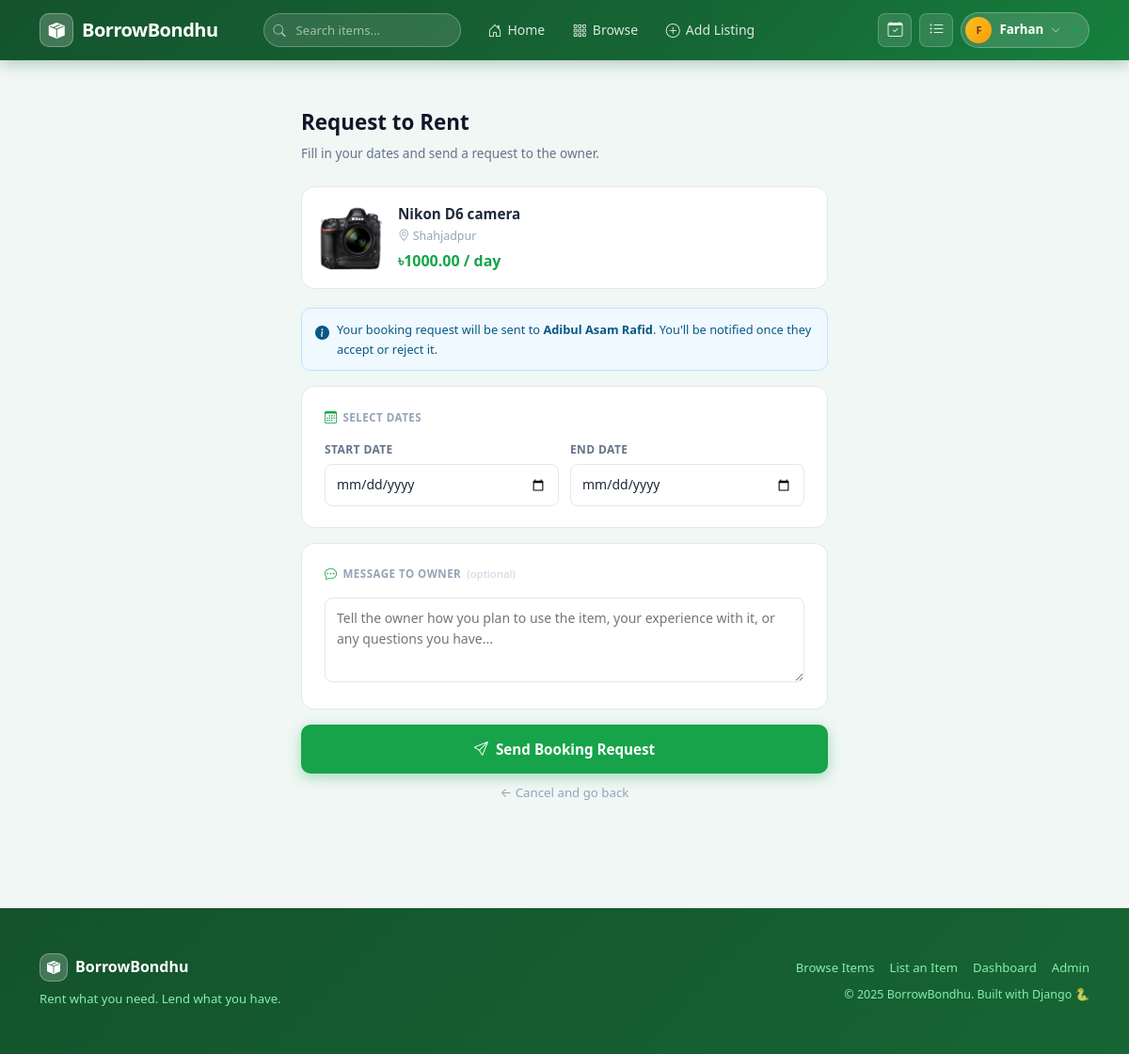
The page /bookings/book/3/ (signed in) on the database its author committed.
### listings/models.py (models this page shows, shortened)
class Listing(models.Model):
    CATEGORY_CHOICES = [
        ('cameras', 'Cameras & Photography'),
        ('electronics', 'Electronics'),
        ('tools', 'Tools & Equipment'),
        ('events', 'Event Equipment'),
        ('sports', 'Sports & Outdoors'),
        ('other', 'Other'),
    ]
    owner = models.ForeignKey(User, on_delete=models.CASCADE, related_name='listings')
    title = models.CharField(max_length=200)
    description = models.TextField()
    category = models.CharField(max_length=50, choices=CATEGORY_CHOICES)
    price_per_day = models.DecimalField(max_digits=10, decimal_places=2)
    location = models.CharField(max_length=200)
    image = models.ImageField(upload_to='listings/', blank=True, null=True)
    is_available = models.BooleanField(default=True)
    approved = models.BooleanField(default=False)
    created_at = models.DateTimeField(auto_now_add=True)

### bookings/views.py (the view)
# urls.py: path('book/<int:listing_pk>/', views.booking_create, name='booking_create'),
@login_required
def booking_create(request, listing_pk):
    listing = get_object_or_404(Listing, pk=listing_pk, approved=True)
    if listing.owner == request.user:
        messages.error(request, 'You cannot book your own listing.')
        return redirect('listing_detail', pk=listing_pk)
    already_requested = Booking.objects.filter(
        listing=listing,
        renter=request.user,
        status='pending'
    ).exists()
    if already_requested:
        messages.warning(request, 'You already have a pending request for this item. Wait for the owner to respond.')
        return redirect('listing_detail', pk=listing_pk)
    if request.method == 'POST':
        form = BookingForm(request.POST)
        if form.is_valid():
            start = form.cleaned_data['start_date']
            end   = form.cleaned_data['end_date']
            if end <= start:
                messages.error(request, 'End date must be after start date.')
                return render(request, 'bookings/booking_form.html', {
                    'form': form, 'listing': listing
                })
            conflict = Booking.objects.filter(
                listing=listing,
                status='accepted',
                start_date__lt=end,
                end_date__gt=start
            ).exists()
            if conflict:
                messages.error(request, 'These dates overlap with an existing booking. Please choose different dates.')
                return render(request, 'bookings/booking_form.html', {
                    'form': form, 'listing': listing
                })
            from django.utils import timezone
            if start < timezone.now().date():
                messages.error(request, 'Start date cannot be in the past.')
                return render(request, 'bookings/booking_form.html', {
                    'form': form, 'listing': listing
                })
            booking = form.save(commit=False)
            booking.renter  = request.user
            booking.listing = listing
            booking.status  = 'pending'
            booking.save()
            messages.success(request, f'Booking request sent to {listing.owner.get_full_name() or listing.owner.username}! Wait for their response.')
            return redirect('my_bookings')
    else:
        form = BookingForm()
    return render(request, 'bookings/booking_form.html', {
        'form': form, 'listing': listing
    })

### bookings/forms.py
class BookingForm(forms.ModelForm):
    class Meta:
        model = Booking
        fields = ['start_date', 'end_date', 'message']
        widgets = {
            'start_date': forms.DateInput(attrs={'type': 'date'}),
            'end_date': forms.DateInput(attrs={'type': 'date'}),
            'message': forms.Textarea(attrs={'rows': 3}),
        }

### templates/bookings/booking_form.html (shortened to what this page needs)
{% extends 'base.html' %}
{% block content %}
<div class="container booking-page">
  <div class="booking-wrap">
    <div class="page-title">Request to Rent</div>
    <div class="page-sub">Fill in your dates and send a request to the owner.</div>
    <div class="item-summary">
      {% if listing.image %}
        <img src="{{ listing.image.url }}" alt="{{ listing.title }}">
      {% else %}
        <div class="no-img">📦</div>
      {% endif %}
      <div>
        <div class="item-title">{{ listing.title }}</div>
        <div class="item-location"><i class="bi bi-geo-alt"></i> {{ listing.location }}</div>
        <div class="item-price">৳{{ listing.price_per_day }} / day</div>
      </div>
    </div>
    <div class="info-note">
      <i class="bi bi-info-circle-fill"></i>
      <span>Your booking request will be sent to <strong>{{ listing.owner.get_full_name|default:listing.owner.username }}</strong>. You'll be notified once they accept or reject it.</span>
    </div>
    <form method="post" id="bookingForm">
      <div class="form-card">
        <div class="card-section-title">
          <i class="bi bi-calendar3"></i> Select Dates
        </div>
        <div class="date-row">
          <div>
            <label class="field-label">Start Date</label>
            <input type="date" name="start_date" id="start_date" required>
          </div>
          <div>
            <label class="field-label">End Date</label>
            <input type="date" name="end_date" id="end_date" required>
          </div>
        </div>
      </div>
      <div class="form-card">
        <div class="card-section-title">
          <i class="bi bi-chat-dots"></i> Message to Owner
          <span style="font-weight:400; color:#cbd5e1; text-transform:none; letter-spacing:0;">(optional)</span>
        </div>
        <textarea name="message" placeholder="Tell the owner how you plan to use the item, your experience with it, or any questions you have..."></textarea>
      </div>
      <button type="submit" class="btn-submit" id="submitBtn">
        <i class="bi bi-send"></i> Send Booking Request
      </button>
      <a href="{% url 'listing_detail' listing.pk %}" class="btn-cancel">
        ← Cancel and go back
      </a>
    </form>
  </div>
</div>
{% endblock %}

### templates/base.html (shortened to what this page needs)
<!DOCTYPE html>
<html lang="en">
<head>
  <link href="https://cdn.jsdelivr.net/npm/bootstrap@5.3.0/dist/css/bootstrap.min.css" rel="stylesheet">
  <link href="https://cdn.jsdelivr.net/npm/bootstrap-icons@1.11.0/font/bootstrap-icons.css" rel="stylesheet">
</head>
<body>
<nav class="navbar navbar-expand-lg">
  <div class="container" style="gap:16px;">
    <a class="navbar-brand" href="{% url 'home' %}">
      <div class="brand-icon"><i class="bi bi-box-seam-fill"></i></div>
      BorrowBondhu
    </a>
    <div class="collapse navbar-collapse" id="navbarNav">
      <form class="navbar-search mx-3" method="get" action="{% url 'listing_list' %}">
        <i class="bi bi-search search-icon"></i>
        <input type="text" name="q" placeholder="Search items..." autocomplete="off">
      </form>
      <ul class="navbar-nav me-auto align-items-lg-center gap-1">
        <li class="nav-item">
          <a class="nav-link" href="{% url 'home' %}"><i class="bi bi-house-door"></i> Home</a>
        </li>
        <li class="nav-item">
          <a class="nav-link" href="{% url 'listing_list' %}"><i class="bi bi-grid-3x3-gap"></i> Browse</a>
        </li>
        {% if user.is_authenticated %}
        <li class="nav-item">
          <a class="nav-link" href="{% url 'listing_create' %}"><i class="bi bi-plus-circle"></i> Add Listing</a>
        </li>
        {% endif %}
      </ul>
      <ul class="navbar-nav align-items-lg-center gap-2">
        {% if user.is_authenticated %}
        <li class="nav-item">
          <a href="{% url 'my_bookings' %}" class="nav-icon-btn" title="My Bookings">
            <i class="bi bi-calendar-check"></i>
          </a>
        </li>
        <li class="nav-item">
          <a href="{% url 'my_listings' %}" class="nav-icon-btn" title="My Listings">
            <i class="bi bi-list-ul"></i>
          </a>
        </li>
        <li class="nav-item dropdown">
          <a href="#" class="user-avatar-btn dropdown-toggle" data-bs-toggle="dropdown">
            <div class="user-avatar">
              {% if user.first_name %}{{ user.first_name|first|upper }}{% else %}{{ user.username|first|upper }}{% endif %}
            </div>
            <span class="user-avatar-name">{{ user.first_name|default:user.username }}</span>
            <i class="bi bi-chevron-down" style="font-size:10px;color:rgba(255,255,255,0.7);"></i>
          </a>
        </li>
        {% endif %}
      </ul>
    </div>
  </div>
</nav>
{% block content %}{% endblock %}
<footer class="mt-5 py-5">
  <div class="container">
    <div class="row align-items-center">
      <div class="col-md-6 mb-3 mb-md-0">
        <div class="d-flex align-items-center gap-2 mb-2">
          <div class="brand-icon" style="width:30px;height:30px;font-size:14px;">
            <i class="bi bi-box-seam-fill"></i>
          </div>
          <strong style="color:white;font-size:1rem;">BorrowBondhu</strong>
        </div>
        <p class="mb-0" style="font-size:0.82rem;">Rent what you need. Lend what you have.</p>
      </div>
      <div class="col-md-6 text-md-end">
        <div class="d-flex gap-3 justify-content-md-end mb-2" style="font-size:0.82rem;">
          <a href="{% url 'listing_list' %}">Browse Items</a>
          <a href="{% url 'listing_create' %}">List an Item</a>
          {% if user.is_authenticated %}
          <a href="{% url 'dashboard' %}">Dashboard</a>
          {% endif %}
          <a href="/admin/">Admin</a>
        </div>
        <p class="mb-0" style="font-size:0.78rem;">&copy; 2025 BorrowBondhu. Built with Django 🐍</p>
      </div>
    </div>
  </div>
</footer>
</body>
</html>

### templates/base.html (style rules this page uses)
body { background: #f0f7f4; color: #1e293b; font-family: 'Segoe UI', system-ui, -apple-system, sans-serif; font-size: 15px; line-height: 1.6; }
a { color: #16a34a; text-decoration: none; }
.navbar { background: linear-gradient(135deg, #14532d 0%, #166534 60%, #15803d 100%); border-bottom: none; padding: 0; min-height: 64px; position: sticky; top: 0; z-index: 1000; box-shadow: 0 2px 16px rgba(20,83,45,.35); }
.navbar-brand { font-weight: 800; font-size: 1.25rem; color: white !important; letter-spacing: -0.5px; display: flex; align-items: center; gap: 9px; padding: 0; }
.brand-icon { width: 36px; height: 36px; background: rgba(255,255,255,0.2); border: 1.5px solid rgba(255,255,255,0.3); border-radius: 10px; display: flex; align-items: center; justify-content: center; color: white; font-size: 17px; }
.nav-link { font-size: 0.875rem; font-weight: 500; color: rgba(255,255,255,0.85) !important; padding: 0.45rem 0.8rem !important; border-radius: 8px; transition: background 0.15s, color 0.15s; display: flex; align-items: center; gap: 6px; }
.nav-link i { font-size: 15px; }
.navbar-search { position: relative; width: 210px; }
.navbar-search input { border: 1.5px solid rgba(255,255,255,0.25); border-radius: 50px; padding: 7px 16px 7px 34px; font-size: 0.82rem; background: rgba(255,255,255,0.12); color: white; width: 100%; outline: none; transition: border-color 0.15s, background 0.15s; }
.navbar-search input::placeholder { color: rgba(255,255,255,0.55); }
.navbar-search .search-icon { position: absolute; left: 11px; top: 50%; transform: translateY(-50%); color: rgba(255,255,255,0.6); font-size: 13px; pointer-events: none; }
.nav-icon-btn { width: 36px; height: 36px; border-radius: 8px; background: rgba(255,255,255,0.12); border: 1.5px solid rgba(255,255,255,0.2); display: flex; align-items: center; justify-content: center; color: rgba(255,255,255,0.85); font-size: 16px; text-decoration: none; transition: all 0.15s; }
.user-avatar-btn { display: flex; align-items: center; gap: 8px; background: rgba(255,255,255,0.15); border: 1.5px solid rgba(255,255,255,0.25); border-radius: 50px; padding: 4px 10px 4px 4px; cursor: pointer; transition: all 0.15s; text-decoration: none; }
.user-avatar { width: 28px; height: 28px; border-radius: 50%; background: linear-gradient(135deg, #fbbf24, #f59e0b); display: flex; align-items: center; justify-content: center; color: #78350f; font-weight: 800; font-size: 11px; flex-shrink: 0; }
.user-avatar-name { font-size: 0.83rem; font-weight: 600; color: white; max-width: 90px; overflow: hidden; text-overflow: ellipsis; white-space: nowrap; }
footer { background: linear-gradient(135deg, #14532d, #166534); color: #86efac; border-top: none; }
footer strong { color: white; }
footer a { color: #86efac; }

### rows shown on the page
Listing: image (picture), title "Nikon D6 camera", location "Shahjadpur", price_per_day "1000.00", owner.get_full_name "Adibul Asam Rafid"

### other values the page prints
{{ user.first_name|first|upper }} "F"
{{ user.first_name|default:user.username }} "Farhan"
